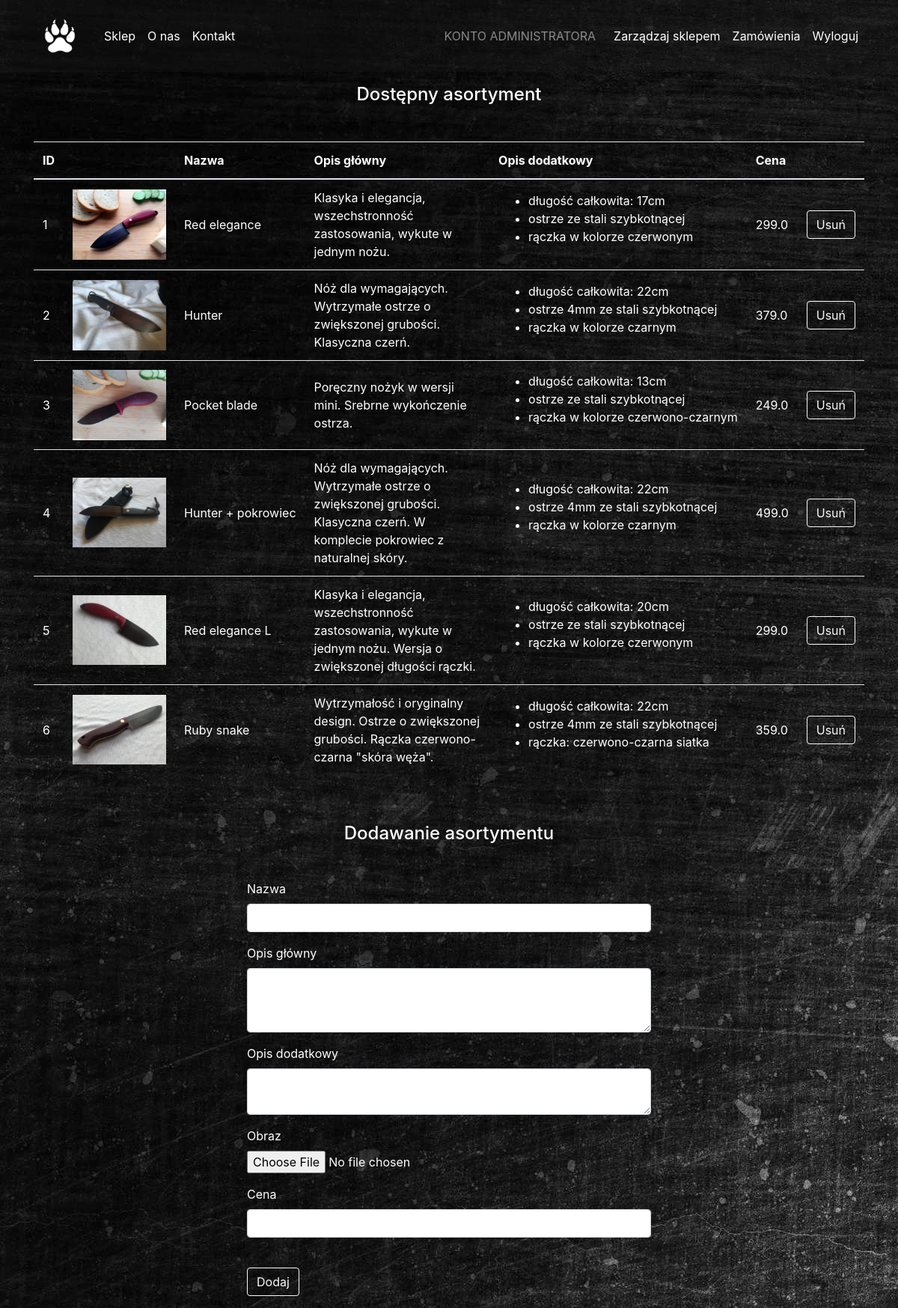
/shopmanagement (signed in), run on the app's committed database.
### app_files/db_models.py (models this page shows, shortened)
class Item(db.Model):
    __tablename__ = 'Item'
    id = db.Column(db.Integer, primary_key=True)
    name = db.Column(db.String(30), unique=True, nullable=False)
    main_description = db.Column(db.String(30))
    points_description = db.Column(db.String(200))
    image = db.Column(db.String(30), nullable=False)
    price = db.Column(db.Float, nullable=False)

### app_files/routes.py (the view, shortened to what this page needs)
@app.route('/shopmanagement', methods=['GET', 'POST'])
@login_required
def shopmanagement():
    if current_user.is_admin:
        try:
            deleted_item_id = int(request.form['deleted_item_id'])
            deleted_item = Item.query.filter_by(id=deleted_item_id).first()
            picture_path = os.path.join(
                app.root_path, 'static/images/shop',
                deleted_item.image)
            os.remove(picture_path)
            db.session.delete(deleted_item)
            db.session.commit()
            return redirect(url_for('shopmanagement'))
        except:
            form = NewItemForm()
        items_list = Item.query.all()
        return render_template(
            'shopmanagement.html',
            items_list=items_list,
            form=form)
    else:
        return redirect(url_for('root'))

### app_files/forms.py (shortened to what this page needs)
class NewItemForm(FlaskForm):
    name = StringField(
        'Nazwa',
        validators=[
            DataRequired("Pole wymagane"),
            Length(
                min=2, max=30,
                message="Nazwa powinna zawierać od %(min)d do %(max)d znaków")])
    main_description = TextAreaField(
        'Opis główny',
        validators=[
            Length(
                max=200,
                message="Opis powinien zawierać do %(max)d znaków")])
    points_description = TextAreaField(
        'Opis dodatkowy',
        validators=[
            Length(
                max=300,
                message="Opis powinien zawierać do %(max)d znaków")])
    image = FileField(
        'Obraz',
        validators=[
            DataRequired("Pole wymagane"),
            FileAllowed(
                ['jpg', 'png'],
                "Dozwolony format pliku to .jpg lub .png")])
    price = FloatField(
        'Cena',
        validators=[
            DataRequired("Pole wymagane. Dozwolone formaty ceny: 100 / 100.00")])
    submit = SubmitField('Dodaj')

### app_files/db_models.py (called while the page is built)
@login_manager.user_loader
def load_user(user_id):
    return User.query.get(int(user_id))

### app_files/templates/shopmanagement.html (shortened to what this page needs)
{% extends "layout.html" %}
{% block navbarposition %}
<nav class="navbar navbar-expand-md navbar-dark c-bg-light" id="navbarMain">
{% endblock %}
{% block content %}
  <div class="container">
    <h4 class="text-center mt-3 mb-5">Dostępny asortyment</h4>
    <div class="table-responsive">
      <table class="table">
        <thead>
        <tr>
          <th scope="col">ID</th>
          <th scope="col"></th>
          <th scope="col">Nazwa</th>
          <th scope="col">Opis główny</th>
          <th scope="col">Opis dodatkowy</th>
          <th scope="col">Cena</th>
          <th></th>
        </tr>
        </thead>
        <tbody>
        {% for i in items_list %}
					<tr>
						<td class="align-middle">{{ i.id }}</td>
						<td class="align-middle"><img class="img-fluid c-size-125 img-responsive"
																					src="{{url_for('static', filename='images/shop/'+ i.image)}}"
																					alt="Item image"></td>
						<td class="align-middle text-nowrap">{{ i.name }}</td>
						<td class="align-middle">{{ i.main_description }}</td>
						<td class="align-middle text-nowrap">{{ i.points_description | safe }}</td>
						<td class="align-middle">{{ i.price }}</td>
						<td class="align-middle">
							<form action="/shopmanagement" method="POST">
								<button class="btn btn-outline-light" name="deleted_item_id" value="{{ i.id }}">Usuń</button>
							</form>
						</td>
					</tr>
        {% endfor %}
        </tbody>
      </table>
    </div>
    <h4 class="text-center mt-5 mb-5">Dodawanie asortymentu</h4>
    <div class="row justify-content-center">
      <div class="col-lg-6 col-md-9 col-sm-12">
        <form action="/shopmanagement" method="POST" enctype="multipart/form-data">
          <div class="form-group">
            {{ form.name.label(class="form-control-label") }}
            {% if form.name.errors %}
							{{ form.name(class="form-control is-invalid") }}
							<div class="invalid-feedback">
								{% for error in form.name.errors %}
									<span>{{ error }}</span>
								{% endfor %}
							</div>
            {% else %}
            	{{ form.name(class="form-control") }}
            {% endif %}
          </div>
          <div class="form-group">
            {{ form.main_description.label(class="form-control-label") }}
            {% if form.main_description.errors %}
							{{ form.main_description(class="form-control is-invalid") }}
							<div class="invalid-feedback">
								{% for error in form.main_description.errors %}
									<span>{{ error }}</span>
								{% endfor %}
							</div>
            {% else %}
            	{{ form.main_description(class="form-control", rows='3') }}
            {% endif %}
          </div>
          {{ form.points_description.label(class="form-control-label") }}
          <div class="form-group c-text-black">
            {% if form.points_description.errors %}
							{{ form.points_description(class="form-control is-invalid", id="editor") }}
							<div class="invalid-feedback">
								{% for error in form.points_description.errors %}
									<span>{{ error }}</span>
								{% endfor %}
							</div>
            {% else %}
            	{{ form.points_description(class="form-control", id="editor") }}
            {% endif %}
          </div>
          <div class="form-group">
            {{ form.image.label() }}
            <div>
              {{ form.image() }}
            </div>
          </div>
          <div class="form-group">
            {{ form.price.label(class="form-control-label") }}
            {% if form.price.errors %}
							{{ form.price(class="form-control is-invalid") }}
							<div class="invalid-feedback">
								{% for error in form.price.errors %}
									<span>{{ error }}</span>
								{% endfor %}
							</div>
            {% else %}
            	{{ form.price(class="form-control") }}
            {% endif %}
          </div>
          <div class="form-group">
            {{ form.submit(class="btn btn-outline-light mt-4") }}
          </div>
        </form>
      </div>
    </div>
  </div>
{% endblock content %}

### app_files/static/css/customstyle.css (style rules this page uses)
body { background-image: url("../images/bgimage.jpg"); color: white; }
.c-bg-light { background-color: rgba(31, 29, 29, 0.3); }
.c-size-125 { max-height: 125px; max-width: 125px; }
.c-text-black { color: black; }

### data on the page
Item: id "1", image (picture), name "Red elegance", main_description "Klasyka i elegancja, wszechstronność zastosowania, wykute w jednym nożu.", points_description "długość całkowita: 17cm ostrze ze stali szybkotnącej rączka w kolorze czerwonym", price "299.0"
Item: id "2", image (picture), name "Hunter", main_description "Nóż dla wymagających. Wytrzymałe ostrze o zwiększonej grubości. Klasyczna czerń.", points_description "długość całkowita: 22cm ostrze 4mm ze stali szybkotnącej rączka w kolorze czarnym", price "379.0"
Item: id "3", image (picture), name "Pocket blade", main_description "Poręczny nożyk w wersji mini. Srebrne wykończenie ostrza.", points_description "długość całkowita: 13cm ostrze ze stali szybkotnącej rączka w kolorze czerwono-czarnym", price "249.0"
Item: id "4", image (picture), name "Hunter + pokrowiec", main_description "Nóż dla wymagających. Wytrzymałe ostrze o zwiększonej grubości. Klasyczna czerń. W komplecie pokrowiec z naturalnej skóry.", points_description "długość całkowita: 22cm ostrze 4mm ze stali szybkotnącej rączka w kolorze czarnym", price "499.0"
Item: id "5", image (picture), name "Red elegance L", main_description "Klasyka i elegancja, wszechstronność zastosowania, wykute w jednym nożu. Wersja o zwiększonej długości rączki.", points_description "długość całkowita: 20cm ostrze ze stali szybkotnącej rączka w kolorze czerwonym", price "299.0"
Item: id "6", image (picture), name "Ruby snake", main_description "Wytrzymałość i oryginalny design. Ostrze o zwiększonej grubości. Rączka czerwono-czarna \"skóra węża\".", points_description "długość całkowita: 22cm ostrze 4mm ze stali szybkotnącej rączka: czerwono-czarna siatka", price "359.0"
